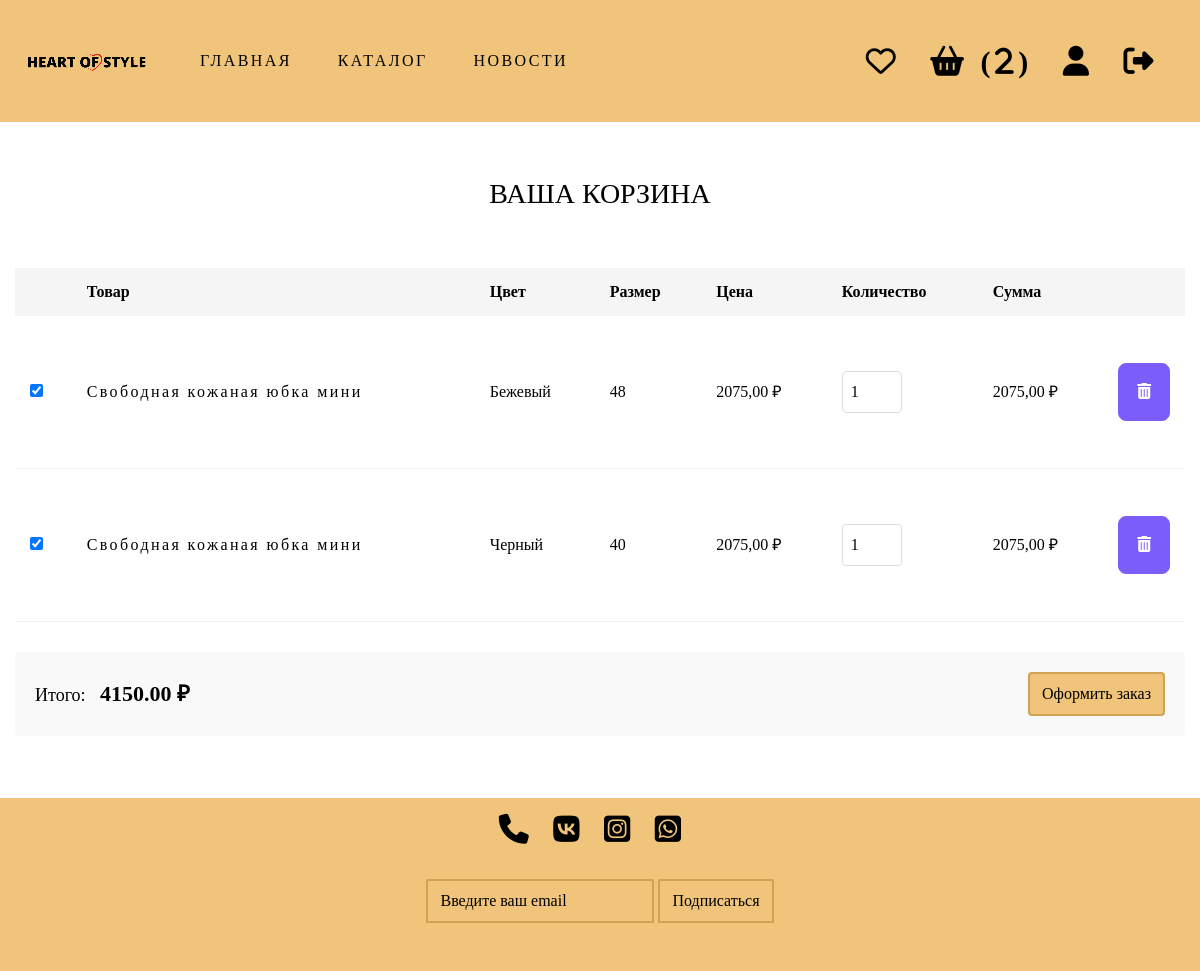
The app's page /cart/ (signed in) with its own data.
### backend/general/models.py (models this page shows, shortened)
class Cart(models.Model):
    user = models.OneToOneField(User, on_delete=models.CASCADE)
    created_at = models.DateTimeField(auto_now_add=True)
    updated_at = models.DateTimeField(auto_now=True)
    @property
    def total_items(self):
        return self.items.count()

class CartItem(models.Model):
    cart = models.ForeignKey(Cart, related_name='items', on_delete=models.CASCADE)
    product = models.ForeignKey(Product, on_delete=models.CASCADE)
    color = models.ForeignKey(Color, on_delete=models.SET_NULL, null=True, blank=True)
    size = models.ForeignKey(Size, on_delete=models.SET_NULL, null=True, blank=True)
    quantity = models.PositiveIntegerField(default=1)
    @property
    def total_price(self):
        return self.product.price * self.quantity

class Product(models.Model):
    name = models.CharField(max_length=100)
    description = models.TextField()
    price = models.DecimalField(max_digits=10, decimal_places=2)
    created_at = models.DateTimeField(auto_now_add=True)
    def get_absolute_url(self):
        return reverse('product_detail', args=[str(self.pk)])

class Color(models.Model):
    name = models.CharField(max_length=100)
    hex_code=models.CharField(max_length=7, default='#FFFFFF')

class Size(models.Model):
    name = models.CharField(max_length=100)

### backend/general/views.py (the view)
# urls.py: path('cart/', cart_view, name='cart_view'),
@login_required
def cart_view(request):
    items = CartItem.objects.filter(cart__user=request.user).select_related('product', 'color', 'size')
    latest_images = (
        ProductImage.objects
        .values('product', 'color')
        .annotate(latest_id=Max('id'))
        .values_list('latest_id', flat=True)
    )
    images = (
        ProductImage.objects
        .filter(id__in=latest_images)
        .select_related('product', 'color')
    )
    image_map = {
        (img.product.id, img.color.id): img
        for img in images
    }
    for item in items:
        key = (item.product.id, item.color.id if item.color else None)
        item.image = image_map.get(key)
    total_price = sum(item.total_price for item in items)
    return render(request, 'cart.html', {
        'items': items,
        'cart': {
            'total_price': total_price
        }
    })

### frontend/templates/cart.html (shortened to what this page needs)
{% extends 'base.html' %}
{% load static %}
{% block content %}
<div class="cart-container">
    <h1 class="cart-title">Ваша корзина</h1>
    {% if items %}
    <div class="cart-items">
        <form method="post" action="{% url 'create_order' %}" id="cart-form">
            <table class="cart-table">
                <thead>
                    <tr>
                        <th></th>
                        <th>Товар</th>
                        <th>Цвет</th>
                        <th>Размер</th>
                        <th>Цена</th>
                        <th>Количество</th>
                        <th>Сумма</th>
                        <th></th>
                    </tr>
                </thead>
                <tbody>
                    {% for item in items %}
                    <tr class="cart-item">
                        <td>
                            <input type="checkbox"
                                   name="selected_items"
                                   value="{{ item.id }}"
                                   class="select-item"
                                   data-total="{{ item.total_price }}"
                                   checked>
                        </td>
                        <td>
                            <a href="{{ item.product.get_absolute_url }}" class="cart-product-link">
                                {{ item.product.name }}
                            </a>
                        </td>
                        <td>
                            {% if item.color %}
                                {{ item.color.name }}
                            {% else %}
                                —
                            {% endif %}
                        </td>
                        <td>{{ item.size.name|default:"—" }}</td>
                        <td>{{ item.product.price }} ₽</td>
                        <td>
                            <form method="post" action="{% url 'update_cart_item' item.id %}" class="update-form">
                                <input type="number" name="quantity" value="{{ item.quantity }}" min="1" class="quantity-input">
                            </form>
                        </td>
                        <td>{{ item.total_price }} ₽</td>
                        <td>
                            <form method="post" action="{% url 'remove_from_cart' item.id %}">
                                <div class="form-row">
                                    <button type="submit" class="remove-btn">
                                        <i class="fas fa-trash-alt"></i>
                                    </button>
                                </div>
                            </form>
                        </td>
                    </tr>
                    {% endfor %}
                </tbody>
            </table>
            <div class="cart-summary">
                <div class="cart-total">
                    <span>Итого:</span>
                    <span class="total-price" id="total-price-display">0 ₽</span>
                </div>
                <div class="form-row">
                    <button type="submit" class="checkout-btn" id="checkout-btn">
                        Оформить заказ
                    </button>
                </div>
            </div>
        </form>
    </div>
    {% endif %}
</div>
{% endblock %}

### frontend/templates/base.html (shortened to what this page needs)
{%load static%}
<!DOCTYPE html>
<html lang="en">
    <head>
        <link rel="stylesheet" href="{%static 'my_css/font_awesome.css'%}">
        <link rel="stylesheet" href="{%static 'bootstrap.min.css'%}">
        <link rel="stylesheet" href="{% static 'my_css/style.css' %}">
    </head>
    <body class="d-flex flex-column min-vh-100">
        <nav class="navbar navbar-expand-lg bg-body-tertiary">
            <div class="container-fluid">
                <img src="{%static 'img/logo.png'%}" alt="" class="logo">
                <div class="collapse navbar-collapse" id="navbarSupportedContent">
                    <ul class="navbar-nav me-auto mb-2 mb-lg-0">
                        <li class="nav-item">
                            <a class="nav-link active" aria-current="page" href="{% url "index" %}">Главная</a>
                        </li>
                        <li class="nav-item">
                            <a class="nav-link active" aria-current="page" href="{% url "catalog" %}">Каталог</a>
                        </li>
                        <li class="nav-item">
                            <a class="nav-link active" aria-current="page" href="#">Новости</a>
                        </li>
                    </ul>
                    <form class="d-flex" role="search">
                        {% if not user.is_authenticated %}
                            <a class="fa-solid fa-right-to-bracket fa active" href="{% url "login" %}"></a>
                        {% else %}
                            {% if user.is_superuser %}
                                <a class="fa-solid fa-user-tie fa active" href="#"></a>
                            {% else %}
                                <a class="fa-regular fa-heart fa active" href="#"></a>
                                <a href="{% url 'cart_detail' %}" class="fa-solid fa-basket-shopping fa active">
                                    (<span class="cart-counter">{{ request.user.cart.total_items|default:0 }}</span>)
                                </a>
                                <a class="fa-solid fa-user fa active" href="registration.html"></a>
                            {% endif %}
                            <a class="fa-solid fa-right-from-bracket fa active" href="{% url "logout" %}"></a>
                        {% endif %}
                    </form>
                </div>
            </div>
        </nav>
        <div class="container flex-grow-1 ">
        {% block content %} {% endblock %}
        </div>
        <footer class=" text-center py-3 ">
           <div class="footer center">
                <a href="#" class="me-3 fa-solid fa-phone fa active"></a>
                <a href="#" class="me-3 fa-brands fa-vk fa active"></a>
                <a href="#" class="me-3 fa-brands fa-square-instagram fa active"></a>
                <a href="#" class="me-3 fa-brands fa-square-whatsapp fa active"></a>
           </div>
            <form>
                <input type="email" placeholder="Введите ваш email">
                <button type="submit">Подписаться</button>
            </form>
        </footer>
    </body>
</html>

### frontend/static/my_css/style.css (style rules this page uses)
:root { --two-color: rgb(207, 162, 84); --main-color: rgb(240, 197, 123); --main-font: "Playfair Display" }
html, body { font-family: "Alegreya Sans"; color: black; font-size: 16px; margin: 0; padding: 0; width: 100%; min-height: 100vh; }
h1, h2, h3, h4, h5, h6 { padding: 0; margin: 0; text-transform: uppercase; }
h1 { text-align: center; padding-top: 25px; padding-bottom: 25px; }
ul, li { display: block; text-transform: uppercase; }
a.active, a, a:hover, a:visited, a.active:visited { color: black; text-decoration: none; letter-spacing: 0.15em; transition: transform 0.2s; display: inline-block; }
footer { position: relative; bottom: 0; right: 0; left: 0; }
.navbar { width: 100%; position: fixed; z-index: 200; height: 122px; }
.navbar, footer { background-color: var(--main-color) ; }
img.logo { margin-bottom: 36px; margin-right: 30px; }
.fa { font-size: 30px; }
a.active { margin-right: 30px; }
.fa-regular { transition: transform 0.2s; }
.fa-solid { transition: transform 0.2s; }
.container { width: 100%; max-width: 100%; padding: 0; margin: 0; padding-top: 122px; }
.footer.center { margin-bottom: 20px; }
form input[type="email"], form button[type="submit"] { border: 2px solid var(--two-color); padding: 8px 12px; background-color: var(--main-color); }
form button[type="submit"] { background-color: var(--main-color); color: black; border: 2px solid var(--two-color); cursor: pointer; transition: background-color 0.3s; }
input::placeholder { color: black; }
form { margin: 2em 0; }
form > .form-row { display: flex; margin: 0.75em 0; position: relative; }
form > .form-row > input, form > .form-row > button { border-radius: 0.5em; font-family: inherit; padding: 1em 0.5em; width: 100%; }
form > .form-row > button { background-color: #7b5dfa; border: 0.1em solid #7b5dfa; color: #fff; cursor: pointer; font-weight: bold; transition: all 300ms ease; }
.cart-container { max-width: 1200px; margin: 0 auto; padding: 30px 15px; }
.cart-title { font-size: 28px; margin-bottom: 30px; text-align: center; }
.cart-table { width: 100%; border-collapse: collapse; margin-bottom: 30px; }
.cart-table th { background: #f5f5f5; padding: 12px 15px; text-align: left; }
.cart-table td { padding: 15px; border-bottom: 1px solid #eee; vertical-align: middle; }
.cart-product-link { display: flex; align-items: center; color: inherit; text-decoration: none; }
.quantity-input { width: 60px; padding: 8px; border: 1px solid #ddd; border-radius: 4px; }
.remove-btn { background: none; border: none; color: #ff4444; cursor: pointer; font-size: 16px; }
.cart-summary { display: flex; justify-content: space-between; align-items: center; padding: 20px; background: #f9f9f9; border-radius: 4px; }
.cart-total { font-size: 18px; }
.total-price { font-weight: bold; font-size: 22px; margin-left: 10px; }
.checkout-btn { background: #4CAF50; color: white; padding: 12px 25px; border: none; border-radius: 4px; font-size: 16px; cursor: pointer; text-decoration: none; transition: background 0.3s; }
a, a:hover, a:visited { color: black; text-decoration: none; transition: transform 0.2s; }

### records on screen
CartItem: product.name "Свободная кожаная юбка мини", color.name "Бежевый", size.name "48", product.price "2075,00", quantity "1", total_price "2075,00"
CartItem: product.name "Свободная кожаная юбка мини", color.name "Черный", size.name "40", product.price "2075,00", quantity "1", total_price "2075,00"

### other values on screen
{{ request.user.cart.total_items|default:0 }} "2"
